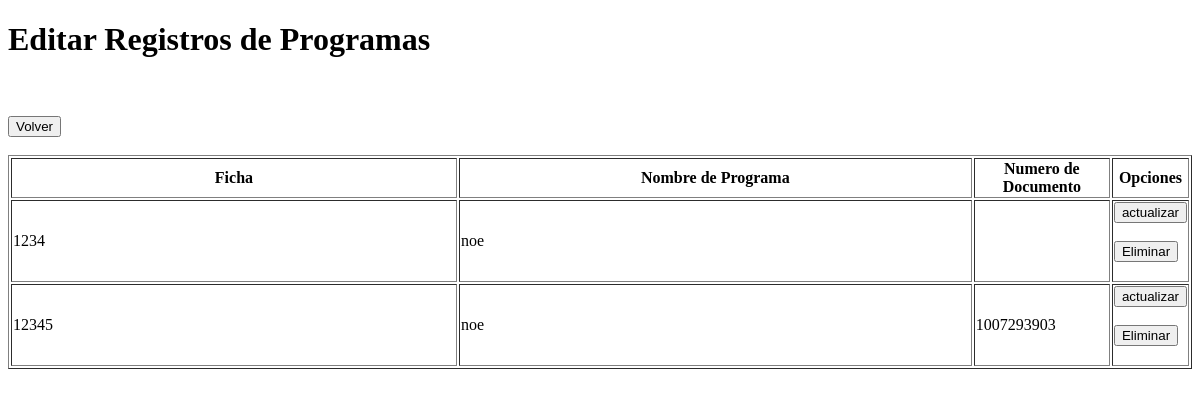
Page /index_programas.php on the earlier database version.
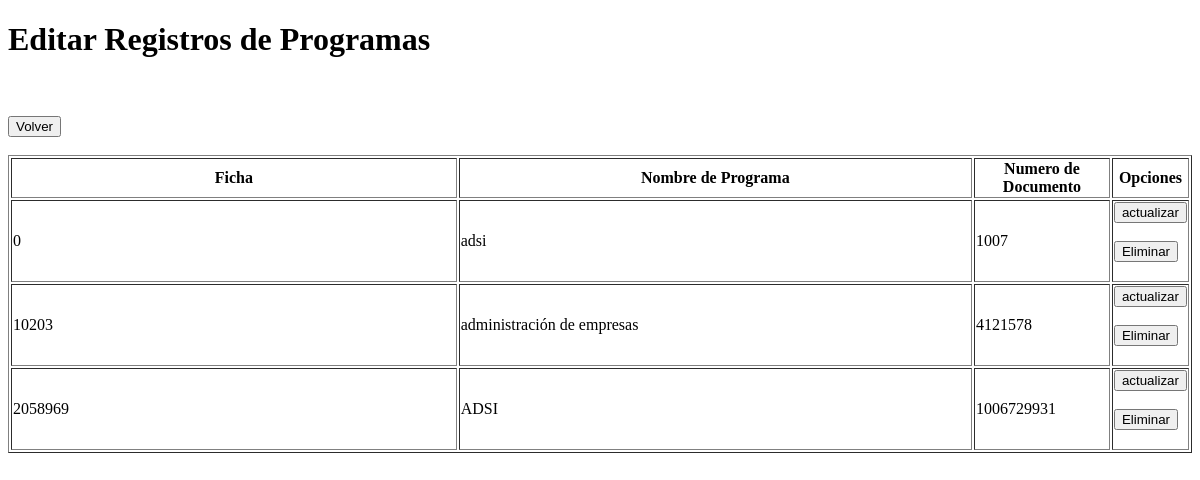
Same page on the later database version.
### tables this page shows
CREATE TABLE `programas` (
  `ficha` int(15) NOT NULL,
  `nom_programa` varchar(50) NOT NULL,
  `No_documento` int(11) DEFAULT NULL
);

### function.php (called while the page is built, shortened)
<?php
function db_query($query) {
    $connection = mysqli_connect("localhost","root","","proyecto");
    $result = mysqli_query($connection,$query);
    return $result;
}
?>

### index_programas.php (the view, shortened to what this page needs)
<!doctype html>
<html>
<head>
</head>
<body>
<div class="main-wrapper">
<h1>Editar Registros de Programas</h1>
<br><br>
<?php
	include("function.php");
?>
<table border="1" width="100%">
	<tr>
		<th width="41%">Ficha</th>
		<th width="47%">Nombre de Programa</th>
		<th width="41%">Numero de Documento</th>
		<th width="50%">Opciones</th>
	</tr>
<?php
	$sql = "select * from programas";
	$result = db_query($sql);
	while($row = mysqli_fetch_object($result)){
	?>
	<tr>
		<td><?php echo $row->ficha;?></td>
		<td><?php echo $row->nom_programa;?></td>
		<td><?php echo $row->No_documento;?></td>
		<td>
<a href="editar_programas.php?id=<?php echo $row->ficha; ?>">
<input type="submit" class="btn btn-primary btn-block"  name="submit" value="actualizar"></a>
<br><br>
<a  href="borrar_programas.php?id=<?php echo $row->ficha;?>">
<input type="submit" class="btn btn-primary btn-block"  name="submit" value="Eliminar"></a>
<br><br>
  </td>
	</tr>
	<?php } ?>
	<a  href="c-menu.php">
<input type="submit" class="btn btn-primary btn-block"  name="submit" value="Volver"></a>
	<br><br>
</table>
</div>
</body>
</html>

Differences in the rows shown:
removed programas: ficha "1234", nom_programa "noe"
removed programas: ficha "12345", nom_programa "noe", No_documento "1007293903"
added programas: ficha "0", nom_programa "adsi", No_documento "1007"
added programas: ficha "10203", nom_programa "administración de empresas", No_documento "4121578"
added programas: ficha "2058969", nom_programa "ADSI", No_documento "1006729931"
